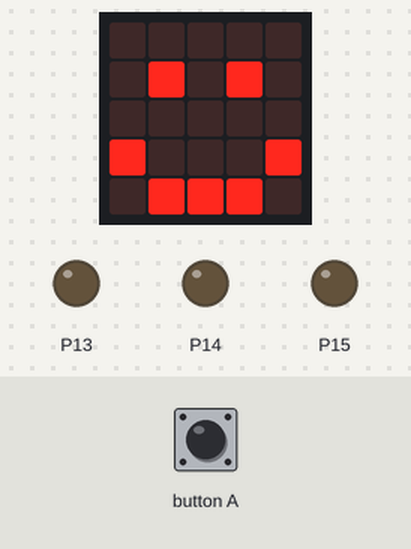
The program below on a simulated BBC micro:bit (MakeCode). Parts: the board's 5×5 LED display, output pins drawn as LEDs (lit = HIGH). Inputs (shaded band) come from the test bench. The 48×5 strip is a reading aid, not a part: it shows the text the display is scrolling, unrolled, one strip-width of it at a time.

Above: at 1.8 s.
1.9 s: button A pressed for 0.15 s
At 6.0 s:
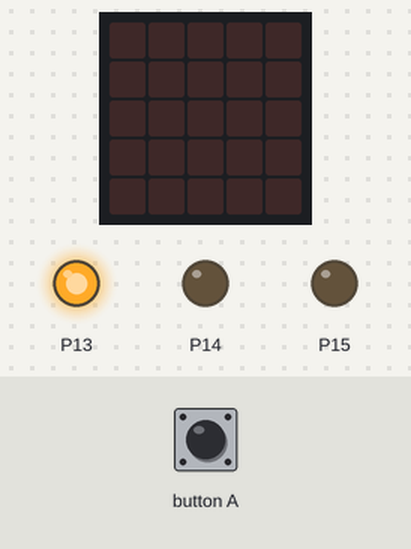
At 12.8 s:
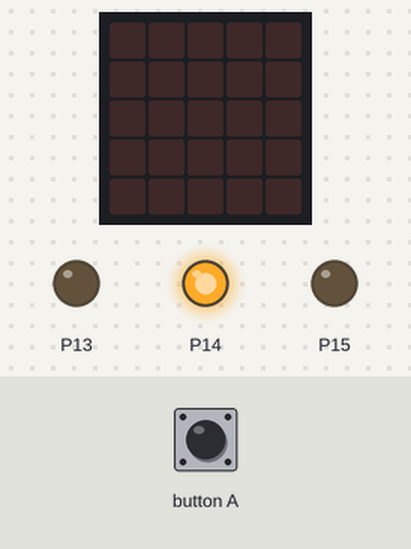
Timing chart, 0 to 20.0 s (numbered marks = the images above; inputs shaded):
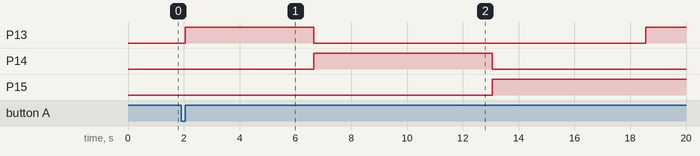

The program:

main.ts
```typescript
// (licence header left out)
// setup
basic.clearScreen()
basic.showIcon(IconNames.Happy)

// initialize the pins
pins.digitalWritePin(DigitalPin.P13, 0)
pins.digitalWritePin(DigitalPin.P14, 0)
pins.digitalWritePin(DigitalPin.P15, 0)

// turn on the LEDs
input.onButtonPressed(Button.A, function() {
    basic.clearScreen()
    // turn on red
    pins.digitalWritePin(DigitalPin.P13, 1)
    basic.showString('Red')

    // turn off red
    basic.pause(1000)
    pins.digitalWritePin(DigitalPin.P13, 0)

    // turn on green
    pins.digitalWritePin(DigitalPin.P14, 1)
    basic.showString('Green')

    // turn off green
    basic.pause(1000)
    pins.digitalWritePin(DigitalPin.P14, 0)

    // turn on blue
    pins.digitalWritePin(DigitalPin.P15, 1)
    basic.showString('Blue')

    // turn off blue
    basic.pause(1000)
    pins.digitalWritePin(DigitalPin.P15, 0)

    // turn on magenta
    pins.digitalWritePin(DigitalPin.P13, 1)
    pins.digitalWritePin(DigitalPin.P15, 1)
    basic.showString('Magenta')

    // turn off magenta
    basic.pause(1000)
    pins.digitalWritePin(DigitalPin.P13, 0)
    pins.digitalWritePin(DigitalPin.P15, 0)

    // turn on cyan
    pins.digitalWritePin(DigitalPin.P15, 1)
    pins.digitalWritePin(DigitalPin.P14, 1)
    basic.showString('Cyan')

    // turn off cyan
    basic.pause(1000)
    pins.digitalWritePin(DigitalPin.P15, 0)
    pins.digitalWritePin(DigitalPin.P14, 0)

    // turn on yellow
    pins.digitalWritePin(DigitalPin.P13, 1)
    pins.digitalWritePin(DigitalPin.P14, 1)
    basic.showString('Yellow')

    // turn off yellow
    basic.pause(1000)
    pins.digitalWritePin(DigitalPin.P13, 0)
    pins.digitalWritePin(DigitalPin.P14, 0)

    // turn on white
    pins.digitalWritePin(DigitalPin.P13, 1)
    pins.digitalWritePin(DigitalPin.P14, 1)
    pins.digitalWritePin(DigitalPin.P15, 1)
    basic.showString('White')

    // turn off white
    basic.pause(1000)
    pins.digitalWritePin(DigitalPin.P13, 0)
    pins.digitalWritePin(DigitalPin.P14, 0)
    pins.digitalWritePin(DigitalPin.P15, 0)
})
```

Measured:
- after the input at 1.9 s, P13: LOW → HIGH after 0.15 s, → LOW 4.6 s later, → HIGH 11.9 s later; P14: LOW → HIGH after 4.8 s, → LOW 6.4 s later; P15: LOW → HIGH after 11.2 s; the display: first changes after 0.15 s (image 1 shows a later state)
- what the display in image 1 shows lasts 1.0 s, from 5.7 s to 6.7 s
